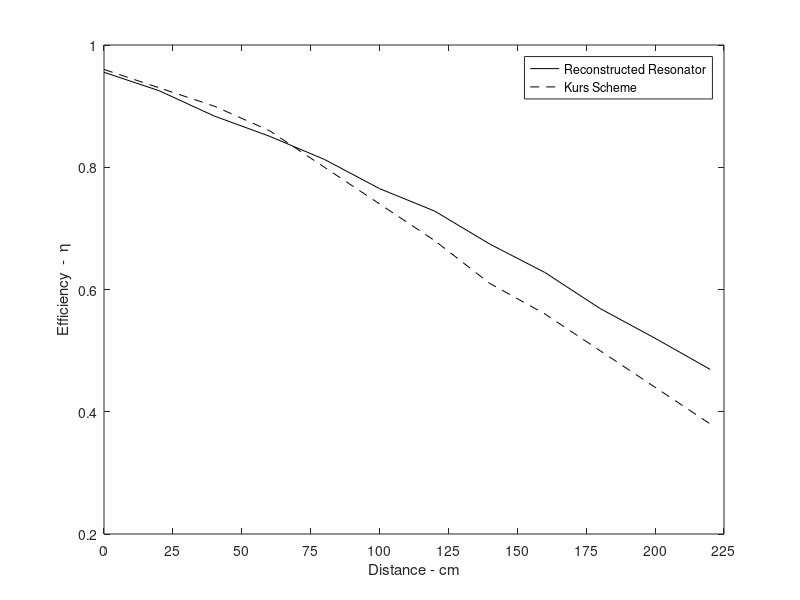

Source code (MATLAB):
% January 2011
% Reconstructed Tesla Resonator efficiency compared to Kurs
% Science Paper, Figure 10

% Kurs Results of Efficiency appearing in Science July 2007
k1 = 0.96;
k2 = 0.93;
k3 = 0.9;
k4 = 0.86;
k5 = 0.8;
k6 = 0.74;
k7 = 0.68;
k8 = 0.61;
k9 = 0.56;
k10 = 0.50;
k11 = 0.44;
k12 = 0.38;
kr = [k1 k2 k3 k4 k5 k6 k7 k8 k9 k10 k11 k12];

% The Tesla Resonator Results
% Circuit characteristics
V = 1.0;
I = 10.1*10^-3;
Ipeak = 0.5*I^2;
P = V*I;

% Calculate k:
Lst = 62.40*10^-6; % H (Transmitter secondary) (was 62)
Lsr = 61.68*10^-6; % H (Receiver secondary) (was 62)
M = 61.04*10^-6; % H (Mutual induction)

% k = (wM)/2*((Lst*Lsr)^0.5) %MIT
k = M/sqrt(Lst*Lsr);

% And gamma:
R0 = 1.88; % Ohms (Ohmic resistance)
Rr = P/(I^2)*3.5; % Ohms (Radiative resistance)
gamma = (R0+Rr)/4*(Lst + Lsr);
maxN = k/gamma;
t1 = (maxN + 4.5)/100;
t2 = (maxN + 1.5/1.01)/100;
t3 = (maxN/1.03)/100;
t4 = (maxN/1.07)/100;
t5 = (maxN/1.12)/100;
t6 = (maxN/1.19)/100;
t7 = (maxN/1.25)/100;
t8 = (maxN/1.35)/100;
t9 = (maxN/1.45)/100;
t10 = (maxN/1.6)/100;
t11 = (maxN/1.75)/100;
t12 = (maxN/1.94)/100;
t = [t1 t2 t3 t4 t5 t6 t7 t8 t9 t10 t11 t12];
x = 0:20:225;
plot(x,t,'k-',x,kr,'k--');
xlabel('Distance - cm');
ylabel('Efficiency  -  \eta');
axis([0 225 0.2 1])
set(gca, 'xtick',[0 25 50 75 100 125 150 175 200 225])
legend('Reconstructed Resonator','Kurs Scheme');